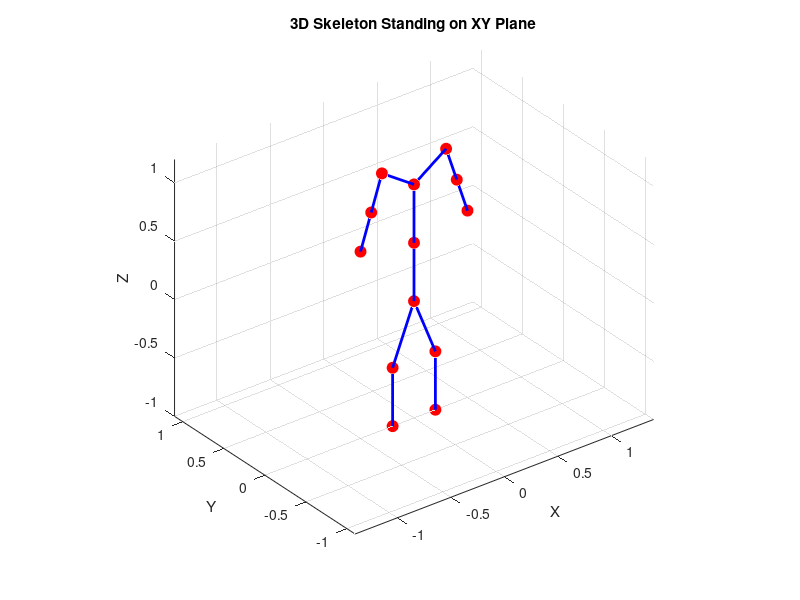

The MATLAB script that drew this image:
% Define joint positions in 3D space (x, y, z coordinates)
% The body is now standing upright on the XY plane (z = 0 is the ground level)
joints = [
    0, 0, 0;       % Hip (at the origin)
    0, 0, 0.5;     % Spine (above the hip, along the Z-axis)
    0, 0, 1;       % Neck (higher up along Z-axis)
    0.3, 0, 1.2;   % Right Shoulder (to the right, slightly up)
    -0.3, 0, 1.2;  % Left Shoulder (to the left, slightly up)
    0.4, 0, 0.9;   % Right Elbow (slightly down from the shoulder)
    -0.4, 0, 0.9;  % Left Elbow (slightly down from the shoulder)
    0.5, 0, 0.6;   % Right Hand (lower)
    -0.5, 0, 0.6;  % Left Hand (lower)
    0.2, 0, -0.5;  % Right Knee (below the hip, along the Z-axis)
    -0.2, 0, -0.5; % Left Knee (below the hip, along the Z-axis)
    0.2, 0, -1;    % Right Foot (ground level)
    -0.2, 0, -1;   % Left Foot (ground level)
];

% Connect joints with lines (segments of the body)
connections = [
    1, 2;  % Hip to Spine
    2, 3;  % Spine to Neck
    3, 4;  % Neck to Right Shoulder
    3, 5;  % Neck to Left Shoulder
    4, 6;  % Right Shoulder to Right Elbow
    5, 7;  % Left Shoulder to Left Elbow
    6, 8;  % Right Elbow to Right Hand
    7, 9;  % Left Elbow to Left Hand
    1, 10; % Hip to Right Knee
    1, 11; % Hip to Left Knee
    10, 12; % Right Knee to Right Foot
    11, 13; % Left Knee to Left Foot
];

% Create 3D plot
figure;
hold on;
axis equal;
grid on;
xlabel('X');
ylabel('Y');
zlabel('Z');
title('3D Skeleton Standing on XY Plane');

% Plot joints as red circles
for i = 1:size(joints, 1)
    plot3(joints(i,1), joints(i,2), joints(i,3), 'ro', 'MarkerSize', 8, 'MarkerFaceColor', 'r');
end

% Plot connections as lines between joints
for i = 1:size(connections, 1)
    joint1 = joints(connections(i,1), :);
    joint2 = joints(connections(i,2), :);
    plot3([joint1(1), joint2(1)], [joint1(2), joint2(2)], [joint1(3), joint2(3)], 'b-', 'LineWidth', 2);
end

view(3);  % Set view to 3D
hold off;
